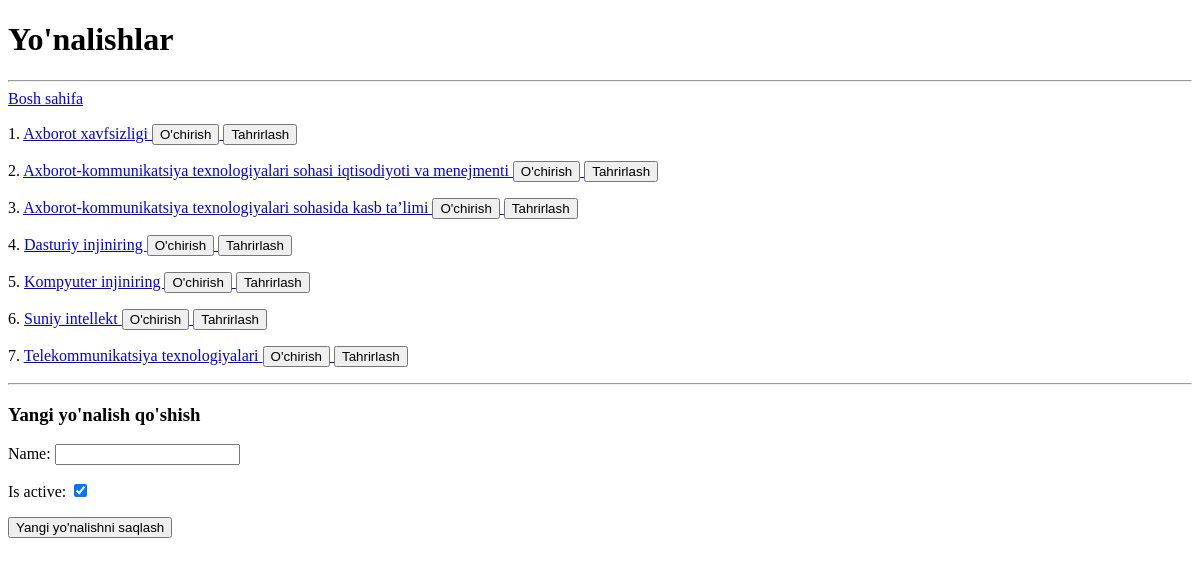
/directions/, run on an earlier commit of the app's database.
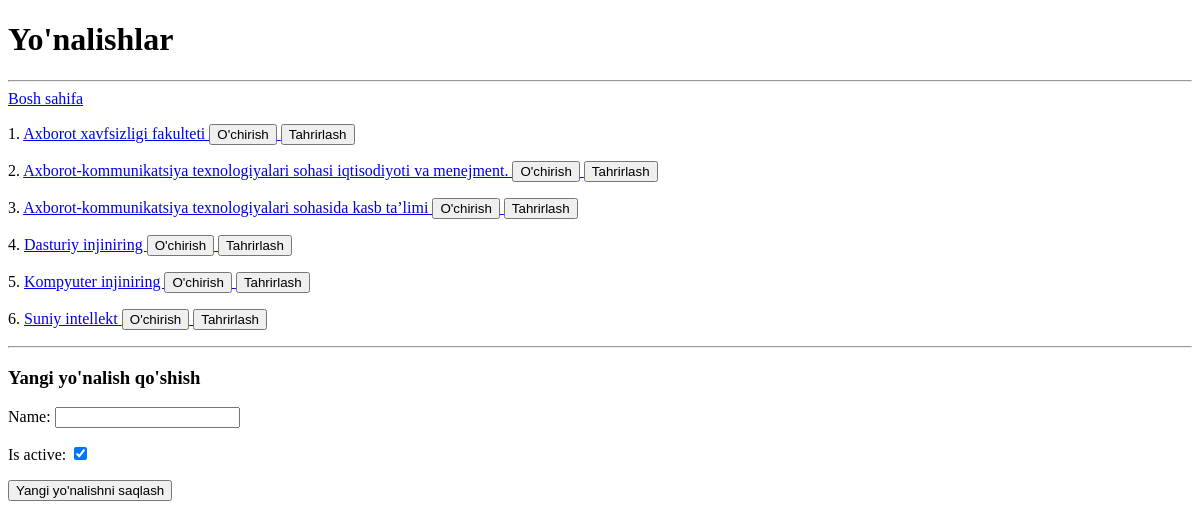
And on a later commit of the database.
### main/models.py (models this page shows, shortened)
class Direction(models.Model):
    name = models.CharField(max_length=200)
    is_active = models.BooleanField(default=True)

### main/views.py (the view)
# urls.py: path('directions/',directions_view, name='directions'),
def directions_view(request):
    form = DirectionsForm()
    if request.method == 'POST':
        form = DirectionsForm(request.POST)
        if form.is_valid():
            form.save()
        return redirect('directions')
    directions = Direction.objects.order_by('name')
    context = {
        'directions': directions,
        'form': form
    }
    return render(request, 'directions.html', context)

### main/forms.py
class DirectionsForm(forms.ModelForm):
    class Meta:
        model = Direction
        fields = '__all__'

### Template/directions.html (shortened to what this page needs)
<!DOCTYPE html>
<html lang="uz">
<head>
</head>
<body>
    <h1>Yo'nalishlar</h1>
    <hr>
    <a href="/">Bosh sahifa</a>
    {% for direction in directions %}
        <p>{{ forloop.counter }}.
            <a href="/directions/{{ direction.id }}/">
                {{ direction.name }}
            </a>
            <a href="/directions/{{ direction.id }}/delete/confirm">
                <button>O'chirish</button>
            </a>
            <a href="{% url 'direction-update' direction.id %}">
                <button>Tahrirlash</button>
            </a>
        </p>
    {% endfor %}
    <hr>
    <h3>Yangi yo'nalish qo'shish</h3>
    <form method="post">
        {{ form.as_p }}
        <button type="submit">Yangi yo'nalishni saqlash</button>
    </form>
</body>
</html>

What changed in the data, as far as the page shows it:
removed Direction: name "Telekommunikatsiya texnologiyalari"
changed Direction: name "Axborot xavfsizligi" → "Axborot xavfsizligi fakulteti"
changed Direction: name "Axborot-kommunikatsiya texnologiyalari sohasi iqtisodiyoti va menejmenti" → "Axborot-kommunikatsiya texnologiyalari sohasi iqtisodiyoti va menejment."
